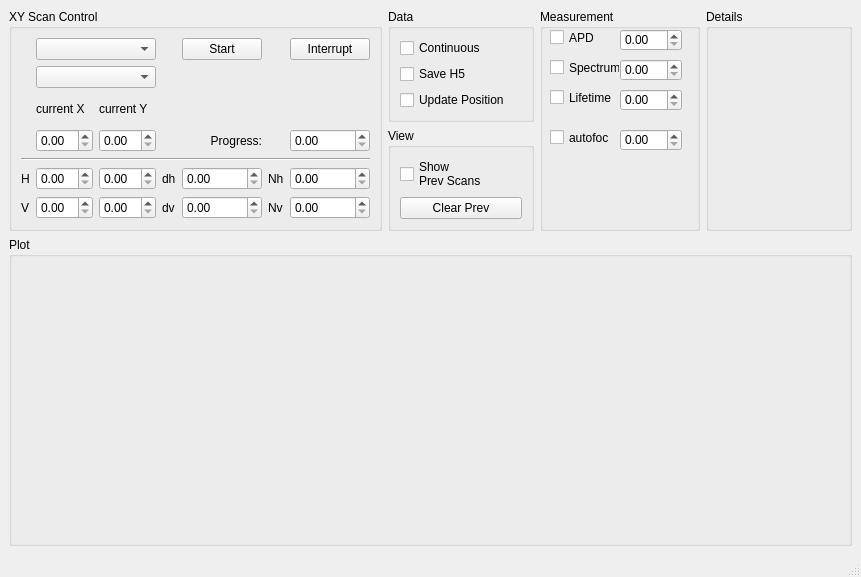
<?xml version="1.0" encoding="UTF-8"?>
<ui version="4.0">
 <class>SimpleXYScanWindow</class>
 <widget class="QMainWindow" name="SimpleXYScanWindow">
  <property name="geometry">
   <rect>
    <x>0</x>
    <y>0</y>
    <width>861</width>
    <height>577</height>
   </rect>
  </property>
  <property name="acceptDrops">
   <bool>false</bool>
  </property>
  <property name="windowTitle">
   <string>Simple XY Scan</string>
  </property>
  <widget class="QWidget" name="centralwidget">
   <layout class="QGridLayout" name="gridLayout_2" rowstretch="0,0,0" columnstretch="0,0,0,0">
    <item row="1" column="1">
     <widget class="QGroupBox" name="groupBox_2">
      <property name="title">
       <string>View</string>
      </property>
      <layout class="QGridLayout" name="gridLayout_4">
       <item row="0" column="0">
        <widget class="QCheckBox" name="show_previous_scans_checkBox">
         <property name="text">
          <string>Show 
Prev Scans</string>
         </property>
        </widget>
       </item>
       <item row="1" column="0">
        <widget class="QPushButton" name="clear_previous_scans_pushButton">
         <property name="text">
          <string>Clear Prev</string>
         </property>
        </widget>
       </item>
      </layout>
     </widget>
    </item>
    <item row="0" column="3" rowspan="2">
     <widget class="QGroupBox" name="details_groupBox">
      <property name="maximumSize">
       <size>
        <width>400</width>
        <height>400</height>
       </size>
      </property>
      <property name="title">
       <string>Details</string>
      </property>
      <layout class="QVBoxLayout" name="verticalLayout"/>
     </widget>
    </item>
    <item row="0" column="1">
     <widget class="QGroupBox" name="groupBox">
      <property name="title">
       <string>Data</string>
      </property>
      <layout class="QGridLayout" name="gridLayout_3">
       <item row="1" column="0">
        <widget class="QCheckBox" name="save_h5_checkBox">
         <property name="text">
          <string>Save H5</string>
         </property>
        </widget>
       </item>
       <item row="0" column="0">
        <widget class="QCheckBox" name="continuous_scan_checkBox">
         <property name="text">
          <string>Continuous</string>
         </property>
        </widget>
       </item>
       <item row="2" column="0">
        <widget class="QCheckBox" name="update_position_checkBox">
         <property name="text">
          <string>Update Position</string>
         </property>
        </widget>
       </item>
      </layout>
     </widget>
    </item>
    <item row="2" column="0" colspan="4">
     <widget class="QGroupBox" name="plot_groupBox">
      <property name="sizePolicy">
       <sizepolicy hsizetype="Preferred" vsizetype="Expanding">
        <horstretch>0</horstretch>
        <verstretch>0</verstretch>
       </sizepolicy>
      </property>
      <property name="title">
       <string>Plot</string>
      </property>
      <layout class="QVBoxLayout" name="verticalLayout_2"/>
     </widget>
    </item>
    <item row="0" column="0" rowspan="2">
     <widget class="QGroupBox" name="control_groupBox">
      <property name="title">
       <string>XY Scan Control</string>
      </property>
      <layout class="QGridLayout" name="gridLayout" columnstretch="0,0,0,0,0,0,0">
       <item row="5" column="2">
        <widget class="QDoubleSpinBox" name="h1_doubleSpinBox"/>
       </item>
       <item row="7" column="3">
        <widget class="QLabel" name="dv_label_2">
         <property name="text">
          <string>dv</string>
         </property>
        </widget>
       </item>
       <item row="2" column="1">
        <widget class="QLabel" name="x_label">
         <property name="text">
          <string>current X</string>
         </property>
        </widget>
       </item>
       <item row="3" column="4">
        <widget class="QLabel" name="progres_label">
         <property name="text">
          <string>Progress:</string>
         </property>
         <property name="alignment">
          <set>Qt::AlignRight|Qt::AlignTrailing|Qt::AlignVCenter</set>
         </property>
        </widget>
       </item>
       <item row="3" column="2">
        <widget class="QDoubleSpinBox" name="y_doubleSpinBox"/>
       </item>
       <item row="5" column="0">
        <widget class="QLabel" name="h_label">
         <property name="text">
          <string>H</string>
         </property>
        </widget>
       </item>
       <item row="2" column="2">
        <widget class="QLabel" name="y_label">
         <property name="text">
          <string>current Y</string>
         </property>
        </widget>
       </item>
       <item row="7" column="4">
        <widget class="QDoubleSpinBox" name="dv_doubleSpinBox"/>
       </item>
       <item row="5" column="4">
        <widget class="QDoubleSpinBox" name="dh_doubleSpinBox"/>
       </item>
       <item row="0" column="6">
        <widget class="QPushButton" name="interrupt_pushButton">
         <property name="text">
          <string>Interrupt</string>
         </property>
        </widget>
       </item>
       <item row="0" column="4">
        <widget class="QPushButton" name="start_pushButton">
         <property name="text">
          <string>Start</string>
         </property>
        </widget>
       </item>
       <item row="7" column="0">
        <widget class="QLabel" name="v_label_2">
         <property name="text">
          <string>V</string>
         </property>
        </widget>
       </item>
       <item row="7" column="2">
        <widget class="QDoubleSpinBox" name="v1_doubleSpinBox"/>
       </item>
       <item row="3" column="6">
        <widget class="QDoubleSpinBox" name="progress_doubleSpinBox"/>
       </item>
       <item row="3" column="1">
        <widget class="QDoubleSpinBox" name="x_doubleSpinBox"/>
       </item>
       <item row="7" column="1">
        <widget class="QDoubleSpinBox" name="v0_doubleSpinBox"/>
       </item>
       <item row="5" column="1">
        <widget class="QDoubleSpinBox" name="h0_doubleSpinBox"/>
       </item>
       <item row="5" column="6">
        <widget class="QDoubleSpinBox" name="Nh_doubleSpinBox"/>
       </item>
       <item row="4" column="0" colspan="7">
        <widget class="Line" name="line">
         <property name="orientation">
          <enum>Qt::Horizontal</enum>
         </property>
        </widget>
       </item>
       <item row="5" column="5">
        <widget class="QLabel" name="label_2">
         <property name="text">
          <string>Nh</string>
         </property>
        </widget>
       </item>
       <item row="7" column="6">
        <widget class="QDoubleSpinBox" name="Nv_doubleSpinBox"/>
       </item>
       <item row="0" column="1" colspan="2">
        <widget class="QComboBox" name="scan_type_comboBox"/>
       </item>
       <item row="7" column="5">
        <widget class="QLabel" name="label_3">
         <property name="text">
          <string>Nv</string>
         </property>
        </widget>
       </item>
       <item row="5" column="3">
        <widget class="QLabel" name="dv_label">
         <property name="text">
          <string>dh</string>
         </property>
        </widget>
       </item>
       <item row="1" column="1" colspan="2">
        <widget class="QComboBox" name="speed_comboBox"/>
       </item>
      </layout>
     </widget>
    </item>
    <item row="0" column="2" rowspan="2">
     <widget class="QGroupBox" name="groupBox_3">
      <property name="sizePolicy">
       <sizepolicy hsizetype="Preferred" vsizetype="Preferred">
        <horstretch>0</horstretch>
        <verstretch>0</verstretch>
       </sizepolicy>
      </property>
      <property name="minimumSize">
       <size>
        <width>160</width>
        <height>170</height>
       </size>
      </property>
      <property name="title">
       <string>Measurement</string>
      </property>
      <widget class="QCheckBox" name="collect_apd_checkBox">
       <property name="geometry">
        <rect>
         <x>10</x>
         <y>20</y>
         <width>70</width>
         <height>17</height>
        </rect>
       </property>
       <property name="text">
        <string>APD</string>
       </property>
      </widget>
      <widget class="QCheckBox" name="collect_spectrum_checkBox">
       <property name="geometry">
        <rect>
         <x>10</x>
         <y>50</y>
         <width>70</width>
         <height>17</height>
        </rect>
       </property>
       <property name="text">
        <string>Spectrum</string>
       </property>
      </widget>
      <widget class="QCheckBox" name="collect_hydraharp_checkBox">
       <property name="geometry">
        <rect>
         <x>10</x>
         <y>80</y>
         <width>70</width>
         <height>17</height>
        </rect>
       </property>
       <property name="text">
        <string>Lifetime</string>
       </property>
      </widget>
      <widget class="QDoubleSpinBox" name="apd_int_time_doubleSpinBox">
       <property name="geometry">
        <rect>
         <x>80</x>
         <y>20</y>
         <width>62</width>
         <height>22</height>
        </rect>
       </property>
      </widget>
      <widget class="QDoubleSpinBox" name="spectrum_int_time_doubleSpinBox">
       <property name="geometry">
        <rect>
         <x>80</x>
         <y>50</y>
         <width>62</width>
         <height>22</height>
        </rect>
       </property>
      </widget>
      <widget class="QDoubleSpinBox" name="hydraharp_tacq_doubleSpinBox">
       <property name="geometry">
        <rect>
         <x>80</x>
         <y>80</y>
         <width>62</width>
         <height>22</height>
        </rect>
       </property>
      </widget>
      <widget class="QCheckBox" name="autofoc_checkBox">
       <property name="geometry">
        <rect>
         <x>10</x>
         <y>120</y>
         <width>70</width>
         <height>17</height>
        </rect>
       </property>
       <property name="text">
        <string>autofoc</string>
       </property>
      </widget>
      <widget class="QDoubleSpinBox" name="AF_step_doubleSpinBox">
       <property name="geometry">
        <rect>
         <x>80</x>
         <y>120</y>
         <width>62</width>
         <height>22</height>
        </rect>
       </property>
      </widget>
     </widget>
    </item>
   </layout>
  </widget>
  <widget class="QMenuBar" name="menubar">
   <property name="geometry">
    <rect>
     <x>0</x>
     <y>0</y>
     <width>861</width>
     <height>21</height>
    </rect>
   </property>
  </widget>
  <widget class="QStatusBar" name="statusbar"/>
 </widget>
 <tabstops>
  <tabstop>scan_type_comboBox</tabstop>
  <tabstop>start_pushButton</tabstop>
  <tabstop>interrupt_pushButton</tabstop>
  <tabstop>x_doubleSpinBox</tabstop>
  <tabstop>y_doubleSpinBox</tabstop>
  <tabstop>progress_doubleSpinBox</tabstop>
  <tabstop>h0_doubleSpinBox</tabstop>
  <tabstop>h1_doubleSpinBox</tabstop>
  <tabstop>dh_doubleSpinBox</tabstop>
  <tabstop>Nh_doubleSpinBox</tabstop>
  <tabstop>v0_doubleSpinBox</tabstop>
  <tabstop>v1_doubleSpinBox</tabstop>
  <tabstop>dv_doubleSpinBox</tabstop>
  <tabstop>Nv_doubleSpinBox</tabstop>
 </tabstops>
 <resources/>
 <connections/>
</ui>
